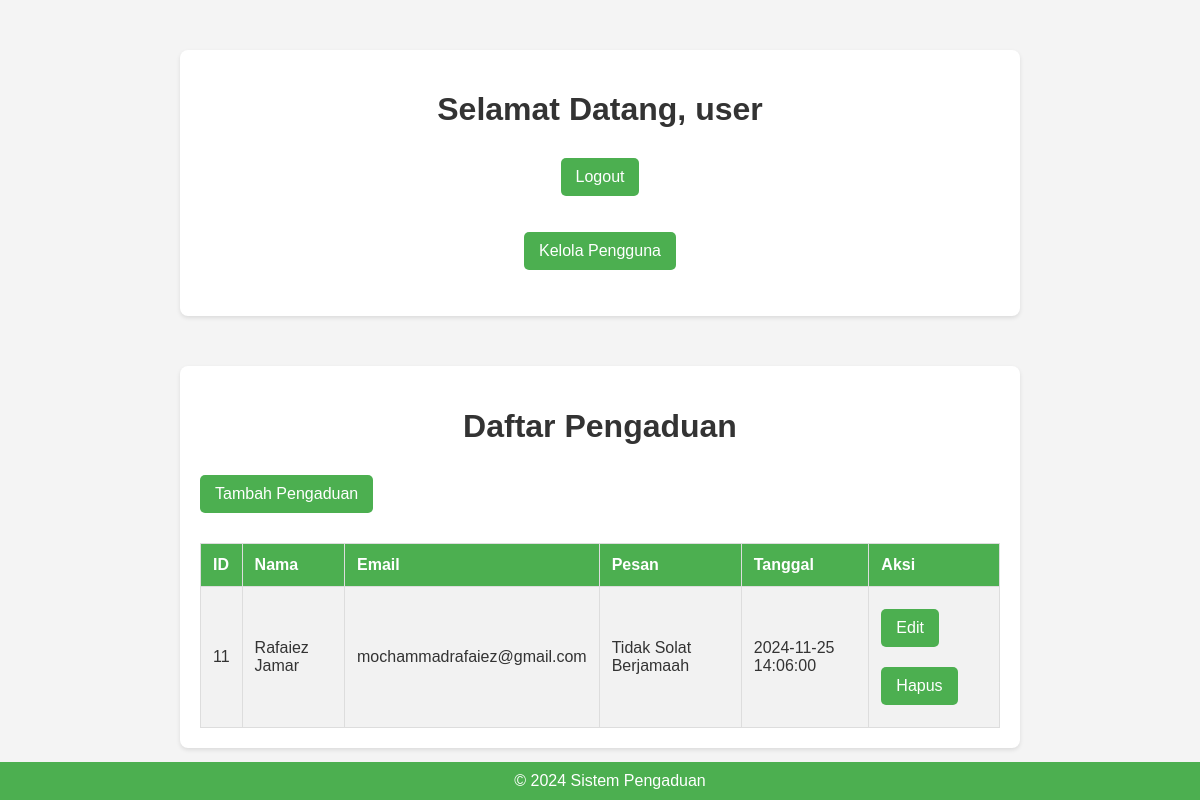
The page /pengaduan/index.php (signed in) on the database its author committed.
### tables this page shows
CREATE TABLE `pengaduan` (
  `id` int(11) NOT NULL,
  `nama` varchar(100) NOT NULL,
  `email` varchar(100) DEFAULT NULL,
  `pesan` text NOT NULL,
  `tanggal` timestamp NOT NULL DEFAULT current_timestamp()
);

### pengaduan/index.php (the view, shortened to what this page needs)
<?php
include 'config.php';
$result = $conn->query("SELECT * FROM pengaduan");
?>
<!DOCTYPE html>
<html lang="en">
<head>
    <link rel="stylesheet" href="style.css">
</head>
<body>
<div class="container">
        <h1>Selamat Datang, <?= $_SESSION['username'] ?></h1>
        <p><a href="logout.php">Logout</a></p>
        <p><a href="admin.php">Kelola Pengguna</a></p>
    </div>
    <div class="container">
        <h1>Daftar Pengaduan</h1>
        <a href="create.php">Tambah Pengaduan</a>
        <table>
            <tr>
                <th>ID</th>
                <th>Nama</th>
                <th>Email</th>
                <th>Pesan</th>
                <th>Tanggal</th>
                <th>Aksi</th>
            </tr>
            <?php while ($row = $result->fetch_assoc()): ?>
            <tr>
                <td><?= $row['id'] ?></td>
                <td><?= $row['nama'] ?></td>
                <td><?= $row['email'] ?></td>
                <td><?= $row['pesan'] ?></td>
                <td><?= $row['tanggal'] ?></td>
                <td>
                    <a href="update.php?id=<?= $row['id'] ?>">Edit</a>
                    <a href="delete.php?id=<?= $row['id'] ?>" onclick="return confirm('Yakin ingin menghapus?')">Hapus</a>
                </td>
            </tr>
            <?php endwhile; ?>
        </table>
    </div>
    <footer>© 2024 Sistem Pengaduan</footer>
</body>
</html>

### pengaduan/style.css (style rules this page uses)
body { font-family: Arial, sans-serif; margin: 0; padding: 0; background-color: #f7f8fc; color: #333; }
.container { width: 80%; margin: 20px auto; background: #fff; padding: 20px; border-radius: 8px; box-shadow: 0 4px 6px rgba(0, 0, 0, 0.1); }
h1 { text-align: center; color: #4CAF50; margin-bottom: 20px; }
a { text-decoration: none; color: #fff; background-color: #4CAF50; padding: 10px 15px; border-radius: 5px; margin: 10px 0; display: inline-block; }
table { width: 100%; border-collapse: collapse; margin-top: 20px; }
table th, table td { padding: 12px; border: 1px solid #ddd; text-align: left; }
table th { background-color: #4CAF50; color: white; }
table tr:nth-child(even) { background-color: #f2f2f2; }
footer { text-align: center; padding: 10px; background-color: #4CAF50; color: white; position: fixed; width: 100%; bottom: 0; }
body { font-family: Arial, sans-serif; background-color: #f4f4f4; margin: 0; padding: 0; }
.container { max-width: 800px; margin: 50px auto; padding: 20px; background: #ffffff; border-radius: 8px; box-shadow: 0 2px 4px rgba(0, 0, 0, 0.1); }
h1 { text-align: center; color: #333; }
p { text-align: center; }
a { color: #ffffff; text-decoration: none; }
body { font-family: 'Arial', sans-serif; margin: 0; padding: 0; background-color: #f4f4f4; color: #333; }

### rows shown on the page
pengaduan: id "11", nama "Rafaiez Jamar", email "mochammadrafaiez@gmail.com", pesan "Tidak Solat Berjamaah", tanggal "2024-11-25 14:06:00"

### other values the page prints
$_SESSION['username'] "user"
